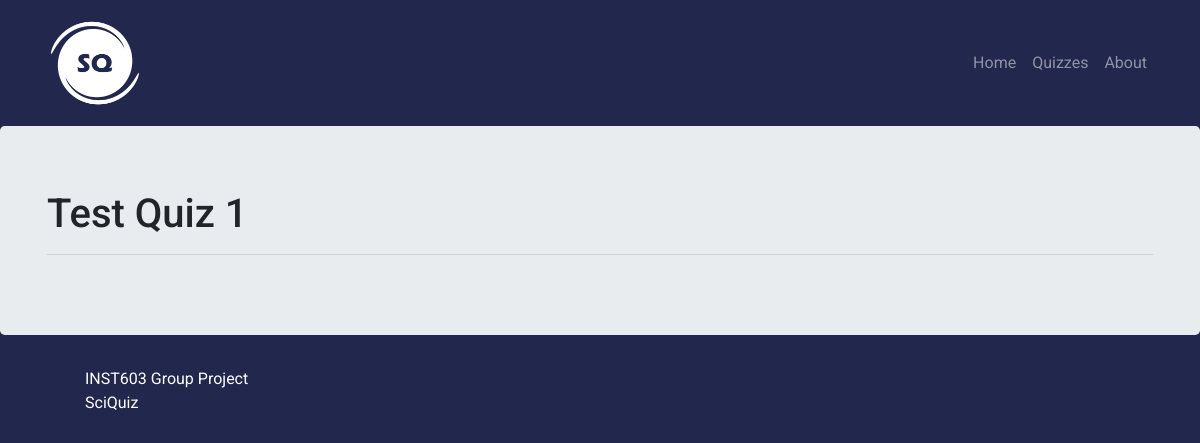
Page /quiz/1/ on the earlier database version.
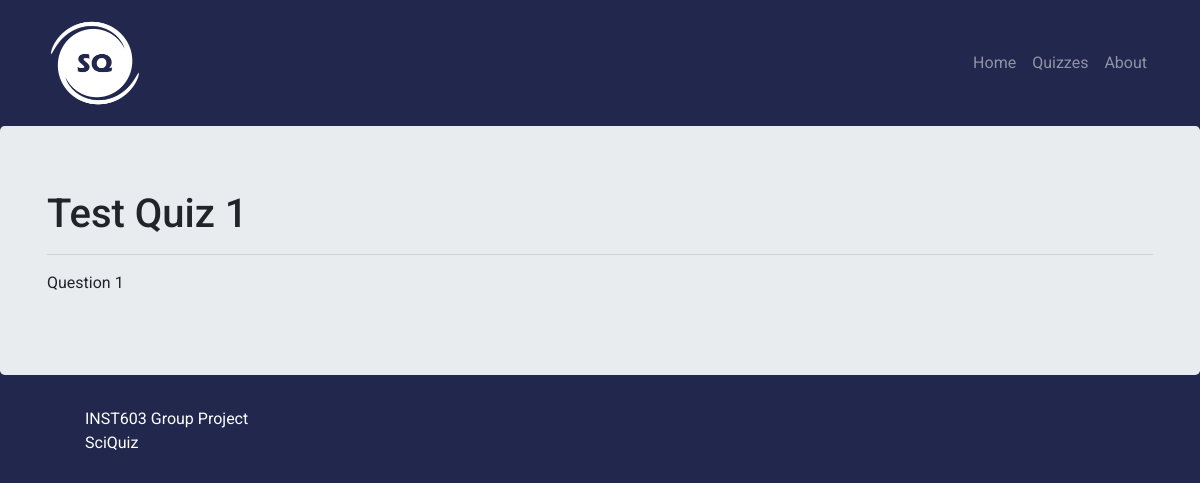
Same page on the later database version.
### quiz/models.py (models this page shows)
class Quiz(models.Model):
    def __str__(self):
        return self.title
    title = models.CharField(default='',max_length=1000)
    topic = models.CharField(default='Other',max_length=100,choices=TOPICS)
    difficulty = models.CharField(default='Easy',max_length=100,choices=DIFFICULTIES)
    thumbnail = models.ImageField(default=None)
    description = models.TextField(default='')

class Question(models.Model):
    def __str__(self):
        return self.title
    title = models.CharField(default='',max_length=1000)
    description = models.TextField(default="")
    quiz = models.ForeignKey(Quiz, on_delete=models.CASCADE,default=None)

### quiz/views.py (the view)
# urls.py: path('<int:quiz_id>/', views.quiz_questions, name='questions'),
def quiz_questions(request,quiz_id):
    context = {}
    try:
        quiz = Quiz.objects.filter(pk=quiz_id)
        quiz = quiz[0]
        questions = Question.objects.filter(quiz=quiz)
    except:
        print('404')
    context['quiz'] = quiz
    context['questions'] = questions
    return render(request,'quiz_questions.html',context)

### quiz/templates/quiz_questions.html
{% extends "base.html" %} {% block content %} {% load static %}
<div class="jumbotron">
  <div class="container">
    <h1>{{quiz}}</h1>
    <hr />
    {% for question in questions %}
      <p>{{question}}</p>
    {% endfor %}
  </div>
</div>
{%endblock%}

### nasaswyk/templates/base.html (shortened to what this page needs)
{% load static %}
<!DOCTYPE html>
<html lang="en">
  <head>
    <link
      rel="stylesheet"
      href="https://cdn.jsdelivr.net/npm/bootstrap@4.5.3/dist/css/bootstrap.min.css"
    />
    <link rel="stylesheet" href="{% static 'css/main.css' %}">
  </head>
  <body>
    <header>
      <nav class="navbar navbar-expand-lg navbar-dark bg-dark static-top">
        <div class="container">
          <a class="navbar-brand" href="{% url 'index'%}">
                <img width="100px" height="100px" src="{% static 'assets/logo.png' %}" alt="SciQuiz Logo">
              </a>
          <div class="collapse navbar-collapse" id="navbarResponsive">
            <ul class="navbar-nav ml-auto">
              <li id="home-li" class="nav-item">
                <a class="nav-link" href="{% url 'index'%}">Home
                    </a>
              </li>
              <li id="quiz-li" class="nav-item">
                <a class="nav-link" href="{% url 'quiz' %}">Quizzes</a>
              </li>
              <li id="about-li" class="nav-item">
                <a class="nav-link" href="{% url 'about'%}">About</a>
              </li>
            </ul>
          </div>
        </div>
      </nav>
    </header>
    <div id="content" class="">
      {% block content %} {% endblock %}
    </div>
    <footer class="footer">
      <div class="container">
        <span class="">
          <div>
            <ul class="footer-info">
              <li>INST603 Group Project</li>
              <li>SciQuiz</li>
            </ul>
          </div>
      </div>
      <br>
    </footer>
  </body>
</html>

### nasaswyk/static/css/main.css (style rules this page uses)
footer li { list-style: none; background-color: #21274d; }
footer span { color: white; }
body { font-family: "Roboto", sans-serif; background-color: #21274d; }
nav { background-color: #21274d; }
.bg-dark { background-color: #21274d !important; }

Differences in the rows shown:
added Question: title "Question 1"
